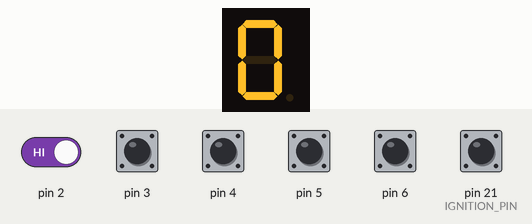
A sketch run on a simulated Arduino Leonardo, built with avr-gcc and run on an emulated ATmega32U4. On the bench: 1-digit seven-segment display. Wiring (inferred from the names in the program): 1-digit 7-segment display, segments lit when HIGH: segments pin 7, pin 8, pin 9, pin 10, pin 16, pin 14, pin 18. Inputs (shaded band) come from the test bench; at power-on: pin 2–6, pin 21 (IGNITION_PIN) HIGH. The segment pins are drawn as the display they are named for; USB keyboard and mouse output is not drawn.

Above: at 1.2 s.
1.3 s: pin 21 (IGNITION_PIN) pulled LOW for 0.15 s
At 1.35 s:
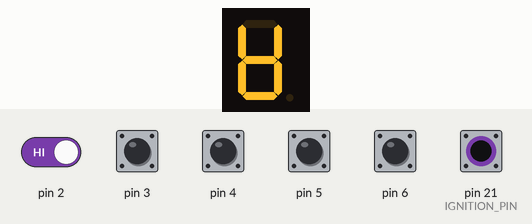
2.9 s: pin 4 pulled LOW for 0.15 s
At 2.98 s:
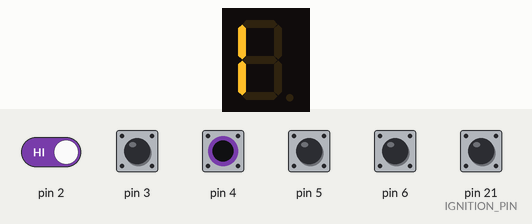
4.5 s: pin 6 pulled LOW for 0.15 s
At 4.57 s:
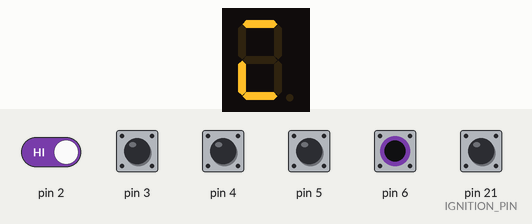
6.1 s: pin 21 (IGNITION_PIN) pulled LOW for 1 s
At 6.15 s:
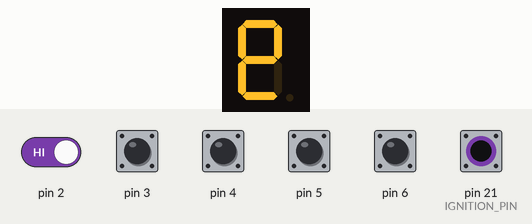
8.6 s: pin 2 driven LOW and pin 4 driven LOW
At 9.8 s:
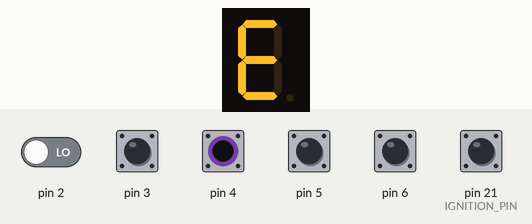
10.1 s: pin 2 driven HIGH
At 10.8 s:
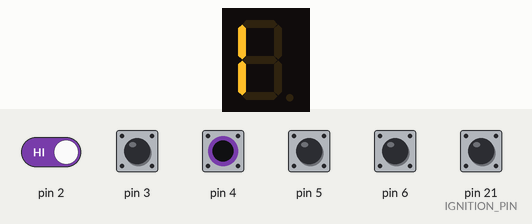
Timing chart, 0 to 12.6 s (numbered marks = the images above; inputs shaded):
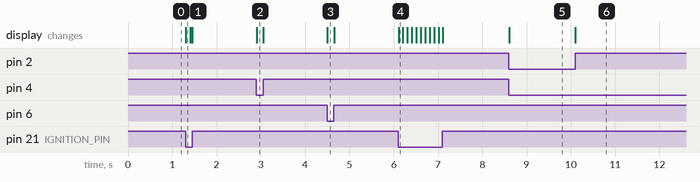

The sketch:

h-shifter-sketch.ino
```cpp
// 8 speed H shifter using 4 switches (plus neutral) - Updated with 7-Segment Display and 9th Ignition Button
#include <Joystick.h>

// --- INPUT PINS ---
// 2: X left
// 3: X right
// 4: X right extreme
// 5: X up
// 6: Y down
#define IGNITION_PIN 21 // New: Ignition Button on Pin 21 (A3)

#define LEFT 0
#define RIGHT 1
#define RIGHTEXTREME 3  // mistakenly soldered in wrong pin
#define UP 2
#define DOWN 4
#define IGNITION_INPUT_INDEX 5 // Index 5 in the input array

// The 9th button index on the joystick will be used for ignition
#define IGNITION_JOYSTICK_BUTTON 8

// --- DISPLAY PINS (Common Anode assumed: LOW turns ON) ---
#define SEG_A 7
#define SEG_B 8
#define SEG_C 9
#define SEG_D 10
#define SEG_E 16 // A2
#define SEG_F 14 // A0
#define SEG_G 18 // A4

const int displayPins[] = {SEG_A, SEG_B, SEG_C, SEG_D, SEG_E, SEG_F, SEG_G};

// --- DISPLAY CONFIGURATION ---
// Set this constant to 'false' for Common Anode (LOW=ON).
// Set this constant to 'true' for Common Cathode (HIGH=ON).
const bool IS_COMMON_CATHODE = false;

// Joystick Setup: INCREASED to 9 buttons (8 forward/reverse + 1 ignition)
Joystick_ Joystick(JOYSTICK_DEFAULT_REPORT_ID,JOYSTICK_TYPE_GAMEPAD,
  9, 0,                      // Button Count is now 9
  false, false, false,       // No X, Y, Z Axis
  false, false, false,       // No Rx, Ry, or Rz
  false, false,              // No rudder or throttle
  false, false, false);      // No accelerator, brake, or steering

// Last state of the buttons (9 buttons: Gear 1-7, Reverse, Ignition)
int lastButtonState[9] = {0,0,0,0,0,0,0,0,0};
int currentButtonState[9] = {0,0,0,0,0,0,0,0,0};
// input array has 6 elements (0-4 shifter, 5 ignition)
int input[6] = {0,0,0,0,0,0};
int gear = 0; // 0 is neutral. 1-7 are forward gears. 8 is reverse.

void setup() {
  // Initialize Shifter Input Pins (2-6)
  pinMode(2, INPUT_PULLUP);
  pinMode(3, INPUT_PULLUP);
  pinMode(4, INPUT_PULLUP);
  pinMode(5, INPUT_PULLUP);
  pinMode(6, INPUT_PULLUP);
  // Initialize Ignition Pin
  pinMode(IGNITION_PIN, INPUT_PULLUP);

  // Initialize Display Pins as OUTPUT
  for (int i = 0; i < 7; i++) {
    pinMode(displayPins[i], OUTPUT);
    // All segments OFF initially
    digitalWrite(displayPins[i], IS_COMMON_CATHODE ? LOW : HIGH);
  }

  // Initialize Joystick Library
  Joystick.begin();
}

/**
 * Turns segments of the 7-segment display ON or OFF based on the desired character.
 * 0 = logically ON, 1 = logically OFF
 */
void updateDisplay(int currentGear) {
  // Digit patterns: {A, B, C, D, E, F, G}
  // 1 = OFF, 0 = ON (LOGICALLY)

  int segments[7] = {1, 1, 1, 1, 1, 1, 1}; // Default to all OFF

  switch (currentGear) {
    case 1: segments[1]=0; segments[2]=0; break;
    case 2: segments[0]=0; segments[1]=0; segments[3]=0; segments[4]=0; segments[6]=0; break;
    case 3: segments[0]=0; segments[1]=0; segments[2]=0; segments[3]=0; segments[6]=0; break;
    case 4: segments[1]=0; segments[2]=0; segments[5]=0; segments[6]=0; break;
    case 5: segments[0]=0; segments[2]=0; segments[3]=0; segments[5]=0; segments[6]=0; break;
    case 6: segments[0]=0; segments[2]=0; segments[3]=0; segments[4]=0; segments[5]=0; segments[6]=0; break;
    case 7: segments[0]=0; segments[1]=0; segments[2]=0; break;
    case 8: // Display 'R' (Reverse)
      segments[4]=0; segments[6]=0;
      break;
    case 0: // Display '-' (Neutral / Middle Segment)
    default:
      segments[6]=0; // Middle Segment G ON
      break;
  }

  // Write the state to the physical pins
  for (int i = 0; i < 7; i++) {
    // Apply display type logic
    if (IS_COMMON_CATHODE) {
        digitalWrite(displayPins[i], !segments[i]); // CC: 1=ON
    } else {
        digitalWrite(displayPins[i], segments[i]); // CA: 0=ON
    }
  }
}

/**
 * Creates a "loading" or spinning animation by sequentially lighting segments.
 */
void animateLoading() {
  // Static variables maintain their value between calls
  static const long interval = 100; // Time per segment (100ms)
  static long previousMillis = 0;
  static int segmentIndex = 0;

  // Segments to light up sequentially (A, B, C, D, E, F)
  // This creates a clockwise spinning effect
  const int loadingSegments[] = {SEG_A, SEG_B, SEG_C, SEG_D, SEG_E, SEG_F};
  const int loadingLength = 6;

  if (millis() - previousMillis >= interval) {
    previousMillis = millis();

    // 1. Turn off all segments first
    for (int i = 0; i < 7; i++) {
        // OFF logic: HIGH for CA (false), LOW for CC (true)
        digitalWrite(displayPins[i], IS_COMMON_CATHODE ? LOW : HIGH);
    }

    // 2. Turn on the current segment
    int pinToWrite = loadingSegments[segmentIndex];
    // ON logic: LOW for CA (false), HIGH for CC (true)
    digitalWrite(pinToWrite, IS_COMMON_CATHODE ? HIGH : LOW);

    // 3. Move to the next segment
    segmentIndex = (segmentIndex + 1) % loadingLength;
  }
}

void loop() {
  // Read the 5 shifter inputs (pins 2-6, indices 0-4)
  for (int index = 0; index < 5; index++) {
    input[index] = !digitalRead(index + 2);
  }
  // Read the Ignition Input (pin 19, index 5)
  input[IGNITION_INPUT_INDEX] = !digitalRead(IGNITION_PIN);
  bool ignitionPressed = input[IGNITION_INPUT_INDEX];

  // --- GEAR LOGIC ---
  // Only detect gear if ignition is OFF (optional, but prevents phantom gear changes during startup)
  if (!ignitionPressed) {
    gear = 0; // Default to neutral

    if (input[UP]) { //if stick is up
      if (input[LEFT]) { gear = 1; }
      else if (input[RIGHT]) {
        if (input[RIGHTEXTREME]) { gear = 7; }
        else { gear = 5; }
      } else { gear = 3; }
    } else if (input[DOWN]) {
      if (input[LEFT]) { gear = 2; }
      else if (input[RIGHT]) {
        if (input[RIGHTEXTREME]) { gear = 8; } // Gear 8 is Reverse (R)
        else { gear = 6; }
      } else { gear = 4; }
    }
  } else {
    // If ignition is pressed, keep gear at 0 (or whatever state is desired while starting)
    gear = 0;
  }

  // --- JOYSTICK BUTTONS UPDATE ---

  // 1. Reset all gear buttons (0-7)
  for (int i = 0; i < 8; i++) {
    currentButtonState[i] = 0;
  }

  // 2. Set the current gear button (0-7) if a gear is engaged
  if (gear >= 1 && gear <= 8) {
    currentButtonState[gear-1] = 1;
  }

  // 3. Set the ignition button (index 8)
  currentButtonState[IGNITION_JOYSTICK_BUTTON] = ignitionPressed;

  // Send out button commands for all 9 buttons (0-8)
  for (int index = 0; index < 9; index++) {
    if (currentButtonState[index] != lastButtonState[index]) {
      Joystick.setButton(index, currentButtonState[index]);
      lastButtonState[index] = currentButtonState[index];
    }
  }

  // --- DISPLAY UPDATE ---
  if (ignitionPressed) {
    animateLoading(); // Run animation if ignition button is pressed
  } else {
    updateDisplay(gear); // Display current gear/neutral
  }

  delay(10);
}
```

Measured:
- after the input at 1.3 s, the display: changes at once (image 1)
- after the input at 2.9 s, the display: changes at once (image 2)
- after the input at 4.5 s, the display: changes at once (image 3)
- after the input at 6.1 s, the display: changes at once (image 4)
- after the input at 8.6 s, the display: changes at once (image 5)
- after the input at 10.1 s, the display: changes at once (image 6)
